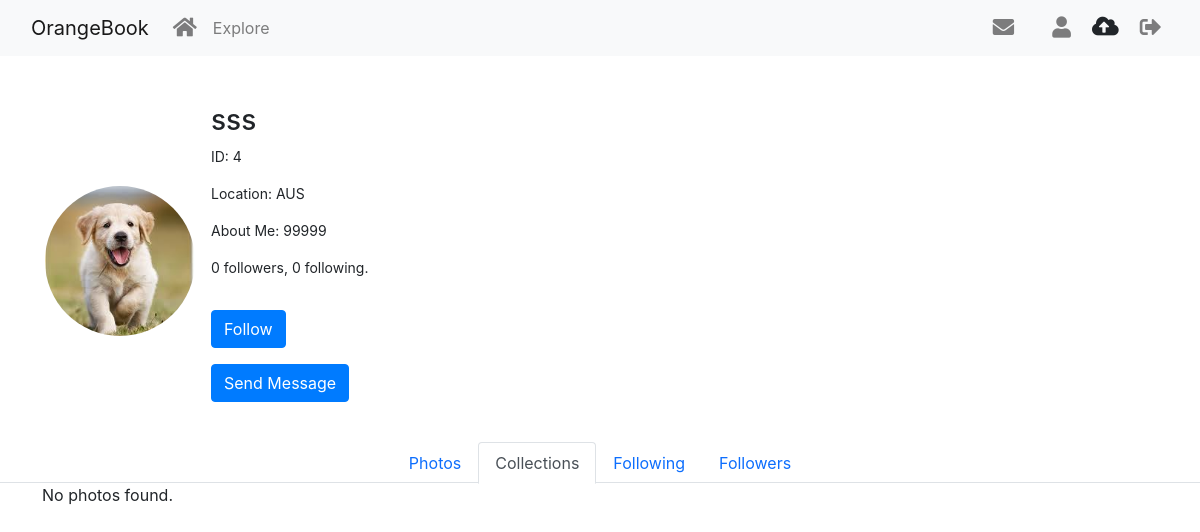
Page /user/sss/check_collections (signed in) on the committed database.
### app/models.py (models this page shows, shortened)
class User(UserMixin, db.Model):
    id: so.Mapped[int] = so.mapped_column(primary_key=True)
    username: so.Mapped[str] = so.mapped_column(sa.String(64), index=True,
                                                unique=True)
    email: so.Mapped[str] = so.mapped_column(sa.String(120), index=True,
                                             unique=True)
    password_hash: so.Mapped[Optional[str]] = so.mapped_column(sa.String(256))
    location: so.Mapped[str] = so.mapped_column(sa.String(64), index=True,
                                                unique=True)
    posts: so.WriteOnlyMapped['Post'] = so.relationship(
        back_populates='author')
    about_me: so.Mapped[Optional[str]] = so.mapped_column(sa.String(140))
    last_seen: so.Mapped[Optional[datetime]] = so.mapped_column(
        default=lambda: datetime.now(timezone.utc))
    last_message_read_time: so.Mapped[Optional[datetime]] = so.mapped_column(
        sa.DateTime)
    avatar: so.Mapped[str] = so.mapped_column(
        sa.String(120), index=True, default='default.webp')  # Set default avatar
    following: so.WriteOnlyMapped['User'] = so.relationship(
        secondary=followers, primaryjoin=(followers.c.follower_id == id),
        secondaryjoin=(followers.c.followed_id == id),
        back_populates='followers')
    followers: so.WriteOnlyMapped['User'] = so.relationship(
        secondary=followers, primaryjoin=(followers.c.followed_id == id),
        secondaryjoin=(followers.c.follower_id == id),
        back_populates='following')
    def is_following(self, user):
        query = self.following.select().where(User.id == user.id)
        return db.session.scalar(query) is not None
    def followers_count(self):
        query = sa.select(sa.func.count()).select_from(
            self.followers.select().subquery())
        return db.session.scalar(query)
    def following_count(self):
        query = sa.select(sa.func.count()).select_from(
            self.following.select().subquery())
        return db.session.scalar(query)
    messages_sent: so.WriteOnlyMapped['Message'] = so.relationship(
        'Message', foreign_keys='Message.sender_id', back_populates='author')
    messages_received: so.WriteOnlyMapped['Message'] = so.relationship(
        'Message', foreign_keys='Message.recipient_id', back_populates='recipient')
    def unread_message_count(self):
        last_read_time = self.last_message_read_time or datetime(1900, 1, 1)
        query = sa.select(Message).where(Message.recipient_id == self.id,
                                         Message.timestamp > last_read_time)
        return db.session.scalar(sa.select(sa.func.count()).select_from(
            query.subquery()))
    notifications: so.WriteOnlyMapped['Notification'] = so.relationship(
        'Notification', back_populates='user')
    uploads: so.WriteOnlyMapped['Upload'] = so.relationship(
        'Upload', back_populates='user')

### app/user_routes.py (the view)
@user_bp.route('/<username>/check_collections')
@login_required
def check_collections(username):
    user = db.session.query(User).filter_by(username=username).first_or_404()
    page = request.args.get('page', 1, type=int)
    per_page = Config.POSTS_PER_PAGE
    grouped_details = fetch_data(user.id, for_collections=True)
    start = (page - 1) * per_page
    end = start + per_page
    paginated_items = grouped_details[start:end]
    total = len(grouped_details)
    pagination = Pagination(page=page, per_page=per_page, total=total)
    form = EmptyForm()
    comments_with_user = db.session.query(
        Upload.id,
        Comment.comment_content,
        Comment.comment_time,
        User.username
    ).select_from(Comment).join(User).outerjoin(Upload, Upload.id == Comment.upload_id).all()
    return render_template('User/collections.html', user=user, pagination=pagination, results=paginated_items, form=form, comments_with_user=comments_with_user)

### app/forms.py
class EmptyForm(FlaskForm):
    submit = SubmitField('Submit')

### app/models.py (called while the page is built)
@login.user_loader
def load_user(id):
    return User.query.get(int(id))

    @classmethod
    def before_commit(cls, session):
        session._changes = {
            'add': list(session.new),
            'update': list(session.dirty),
            'delete': list(session.deleted)
        }

    @classmethod
    def after_commit(cls, session):
        for obj in session._changes['add']:
            if isinstance(obj, SearchableMixin):
                add_to_index(obj.__tablename__, obj)
        for obj in session._changes['update']:
            if isinstance(obj, SearchableMixin):
                add_to_index(obj.__tablename__, obj)
        for obj in session._changes['delete']:
            if isinstance(obj, SearchableMixin):
                remove_from_index(obj.__tablename__, obj)
        session._changes = None

### app/user_routes.py (called while the page is built)
@user_bp.before_request
def before_request():
    if current_user.is_authenticated:
        current_user.last_seen = datetime.now(timezone.utc)
        db.session.commit()

### app/templates/User/collections.html (shortened to what this page needs)
{% from 'macros.html' import render_modal1%}
{% include 'user1.html' %}
{% block content %}
<div class="row mt-4">
    <div class="col-12">
        <ul class="nav nav-tabs justify-content-center">
            <li class="nav-item">
                <a class="nav-link " href="{{ url_for('user.user', username=user.username) }}">
                    Photos
                </a>
            </li>
            <li class="nav-item">
                <a class="nav-link active" href="{{ url_for('user.check_collections', username=user.username) }}">
                    Collections
                </a>
            </li>
            <li class="nav-item">
                <a class="nav-link" href="{{ url_for('user.show_following', username=user.username) }}">
                    Following
                </a>
            </li>
            <li class="nav-item">
                <a class="nav-link" href="{{ url_for('user.show_follower', username=user.username) }}">
                    Followers
                </a>
            </li>
        </ul>
    </div>
</div>
<div class="container">
    <div class="row">
        {% if results %}
        {% for item in results %}
        <div class="col-md-4">
            <div class="note-card">
                <div class="card">
                    <img class="card-img-top" src="{{ url_for('static', filename='img/' ~ item['items'][0]) }}"
                        alt="Card image cap" data-toggle="modal" data-target="#mediaModal{{ item['upload_id'] }}">
                    <div class="card-body">
                        <h5 class="card-title">{{ item['title'] }}</h5>
                        <div class="card-footer d-flex align-items-center justify-content-between">
                            <div class="d-flex align-items-center">
                                <img src="{{ url_for('static', filename='img/avatar/' ~ user.avatar) }}"
                                    alt="{{ user.username }}'s avatar" class="img-fluid rounded-circle mr-2"
                                    style="width: 50px; height: 50px;">
                                <small class="text-muted mr-2">{{ user.username }}</small>
                            </div>
                            <div class="d-flex align-items-center">
                                <i class="far fa-heart like-icon-{{ upload_id }} like-button"" style=" color: red;
                                    margin-right: 5px;" data-upload-id="{{ item.upload_id }}"></i>
                                <small class="text-muted mr-2">{{ item['collect_count'] }}</small>
                            </div>
                        </div>
                    </div>
                </div>
            </div>
        </div>
        {{ render_modal1(item['upload_id'], item, comments_with_user) }}
        {% endfor %}
        {% else %}
        <p>No photos found.</p>
        {% endif %}
    </div>
</div>
{% endblock %}

### app/templates/user1.html (shortened to what this page needs)
<!doctype html>
<html lang="en">
<head>
  <link href="https://cdn.jsdelivr.net/npm/bootstrap@5.3.2/dist/css/bootstrap.min.css" rel="stylesheet"
>
  <link rel="stylesheet" href="https://stackpath.bootstrapcdn.com/bootstrap/4.5.2/css/bootstrap.min.css">
  <link rel="stylesheet" href="https://cdnjs.cloudflare.com/ajax/libs/font-awesome/5.15.4/css/all.min.css">
  <link rel="stylesheet" href="{{ url_for('static', filename='css/user.css') }}">
</head>
<body>
  <nav class="navbar navbar-expand-lg navbar-light bg-light">
    <div class="container-fluid">
      <a class="navbar-brand" href="{{ url_for('main.gallery') }}">OrangeBook</a>
      <div class="collapse navbar-collapse" id="navbarSupportedContent">
        <ul class="navbar-nav me-auto mb-2 mb-lg-0">
          <li class="nav-item">
            <a class="nav-link" aria-current="page" href="{{ url_for('main.gallery') }}" title="Home">
              <i class="fas fa-home fa-lg"></i>
            </a>
          </li>
          <li class="nav-item">
            <a class="nav-link" aria-current="page" href="{{ url_for('main.circus') }}">Explore</a>
          </li>
        </ul>
        <ul class="navbar-nav mb-2 mb-lg-0">
          {% if current_user.is_anonymous %}
          <li class="nav-item">
            <a class="nav-link" aria-current="page" href="{{ url_for('main.login') }}" title="Log in">
              <i class="fas fa-sign-in-alt fa-lg"></i>
            </a>
          </li>
          <li class="nav-item">
            <a class="nav-link" aria-current="page" href="{{ url_for('main.register') }}" title="Sign up">
              <i class="fas fa-user-plus fa-lg"></i>
            </a>
          </li>
          {% else %}
          <li class="nav-item">
            <a class="nav-link" aria-current="page" href="{{ url_for('user.messages') }}">
              <i class="fas fa-envelope fa-lg" title="Messages"></i>
              {% set unread_message_count = current_user.unread_message_count() %}
            </a>
          </li>
          <li class="nav-item">
            <a class="nav-link" aria-current="page" href="{{ url_for('user.user', username=current_user.username) }}">
              <i class="fas fa-user fa-lg" title="Profile"></i>
            </a>
          </li>
          <li class="nav-item">
            <a class="btn btn-orange" href="{{ url_for('user.upload') }}" title="Upload">
              <i class="fas fa-cloud-upload-alt fa-lg"></i>
            </a>
          </li>
          <li class="nav-item">
            <a class="nav-link" aria-current="page" href="{{ url_for('main.logout') }}" title="Log out">
              <i class="fas fa-sign-out-alt fa-lg"></i>
            </a>
          </li>
          {% endif %}
        </ul>
      </div>
    </div>
  </nav>
  {% block content %}
  <div class="container mt-5">
    <div class="profile-header d-flex justify-content-start">
      <div>
        <img src="{{ url_for('static', filename='img/avatar/' ~ user.avatar) }}"
          alt="{{ user.username }}'s profile picture" class="profile-pic">
      </div>
      <div class="profile-info ml-3">
        <h3>{{ user.username }}</h3>
        <p>ID: {{ user.id }}</p>
        <p>Location: {{ user.location }}</p>
        {% if user.about_me %}
        <p>About Me: {{ user.about_me }}</p>
        {% endif %}
        <p>{{ user.followers_count() }} followers, {{ user.following_count() }} following.</p>
        {% if user == current_user %}
        <p><a href="{{ url_for('user.edit_profile') }}">Edit your profile</a></p>
        {% elif not current_user.is_following(user) %}
        <p>
        <form action="{{ url_for('user.follow', username=user.username) }}" method="post">
          {{ form.submit(value='Follow', class_='btn btn-primary') }}
        </form>
        </p>
        {% endif %}
        {% if user.id != current_user.id %}
        <p>
          <a href="{{ url_for('user.send_message', recipient=user.username) }}" class="btn btn-primary">
            Send Message
          </a>
        </p>
        {% endif %}
      </div>
    </div>
  </div>
  {% endblock %}

### app/static/css/user.css (style rules this page uses)
.profile-pic { border-radius: 50%; width: 150px; height: 150px; object-fit: cover; }
.profile-info { display: flex; flex-direction: column; justify-content: center; margin-left: 20px; font-size: 14px; }
.profile-header { display: flex; align-items: center; margin-top: 20px; }
.nav-tabs { display: flex; justify-content: center; }

### rows in the picture
User: avatar (placeholder picture), username "sss", id "4", location "AUS", about_me "99999"

### other values in the picture
{{ user.followers_count() }} "0"
{{ user.following_count() }} "0"
